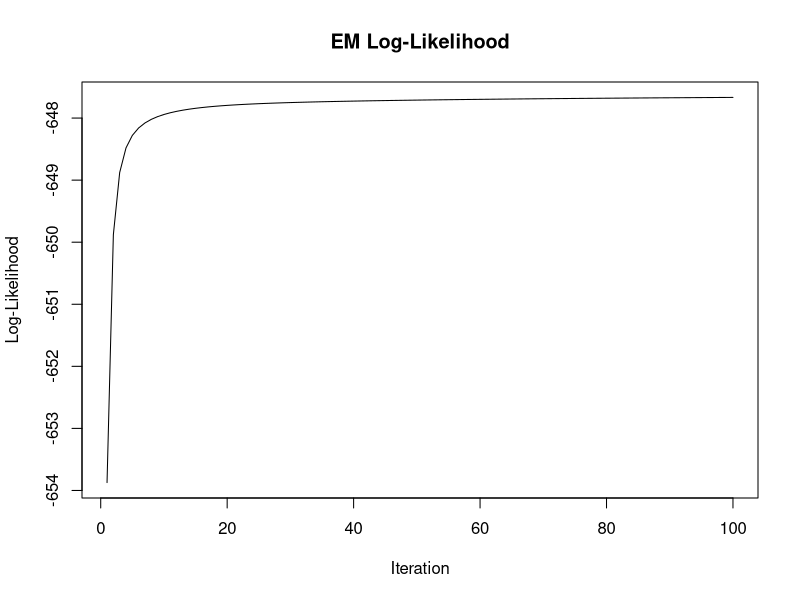

Source code (R):
# EM Algorithm for Gaussian Mixture Models in R
# This script demonstrates how the Expectation-Maximization algorithm can be
# used to estimate the parameters of a Gaussian Mixture Model (GMM). It
# generates a simple one-dimensional data set from two Gaussian distributions
# and iteratively estimates the mixture weights, means and standard deviations.

set.seed(123)

# 1. Generate synthetic data from a mixture of two Gaussians
n <- 300
x <- c(rnorm(0.3 * n, mean = -2, sd = 0.6),
       rnorm(0.7 * n, mean =  2, sd = 1.2))

# 2. Initialize parameters
k <- 2                          # number of mixture components
pi_k <- rep(1/k, k)             # mixture weights
mu_k <- sample(x, k)            # component means
sigma_k <- rep(sd(x), k)        # component standard deviations

# Helper function to compute log-likelihood
log_likelihood <- function(x, pi_k, mu_k, sigma_k) {
  dens <- sapply(1:k, function(j) pi_k[j] * dnorm(x, mu_k[j], sigma_k[j]))
  sum(log(rowSums(dens)))
}

# 3. EM algorithm
max_iter <- 100
ll_history <- numeric(max_iter)

for (iter in 1:max_iter) {
  # ----- E-step -----
  # responsibilities: gamma[i,j] = posterior probability that x[i] belongs to j
  gamma <- sapply(1:k, function(j) pi_k[j] * dnorm(x, mu_k[j], sigma_k[j]))
  gamma <- gamma / rowSums(gamma)

  # ----- M-step -----
  n_k <- colSums(gamma)
  pi_k <- n_k / length(x)
  mu_k <- colSums(gamma * x) / n_k
  sigma_k <- sqrt(colSums(gamma * (x - mu_k)^2) / n_k)

  # Track log-likelihood
  ll_history[iter] <- log_likelihood(x, pi_k, mu_k, sigma_k)
}

# 4. Output estimated parameters and log-likelihood progression
cat("Estimated mixture weights:\n", pi_k, "\n")
cat("Estimated means:\n", mu_k, "\n")
cat("Estimated standard deviations:\n", sigma_k, "\n")

# Plot log-likelihood to show convergence
plot(ll_history, type = "l", main = "EM Log-Likelihood", xlab = "Iteration", ylab = "Log-Likelihood")
